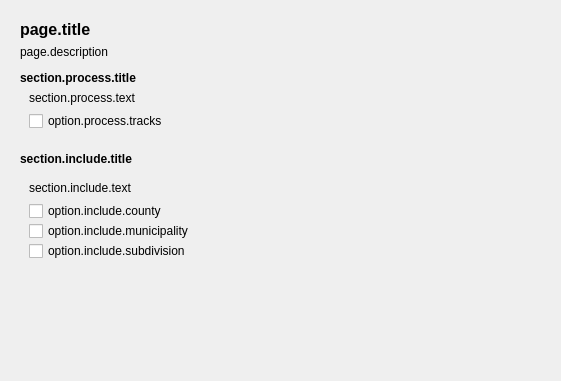
<?xml version="1.0" encoding="UTF-8"?>
<ui version="4.0">
 <class>AdditionalArtistsDetailsOptionsPage</class>
 <widget class="QWidget" name="AdditionalArtistsDetailsOptionsPage">
  <property name="geometry">
   <rect>
    <x>0</x>
    <y>0</y>
    <width>561</width>
    <height>381</height>
   </rect>
  </property>
  <property name="minimumSize">
   <size>
    <width>100</width>
    <height>0</height>
   </size>
  </property>
  <property name="windowTitle">
   <string>Additional Artists Details Options</string>
  </property>
  <layout class="QVBoxLayout" name="verticalLayout">
   <item>
    <widget class="QScrollArea" name="scrollArea">
     <property name="frameShape">
      <enum>QFrame::NoFrame</enum>
     </property>
     <property name="widgetResizable">
      <bool>true</bool>
     </property>
     <widget class="QWidget" name="scrollAreaWidgetContents">
      <property name="geometry">
       <rect>
        <x>0</x>
        <y>0</y>
        <width>543</width>
        <height>363</height>
       </rect>
      </property>
      <layout class="QVBoxLayout" name="verticalLayout_2">
       <item>
        <widget class="QLabel" name="page_title">
         <property name="font">
          <font>
           <pointsize>12</pointsize>
           <weight>75</weight>
           <bold>true</bold>
          </font>
         </property>
         <property name="text">
          <string>page.title</string>
         </property>
        </widget>
       </item>
       <item>
        <widget class="QLabel" name="format_description">
         <property name="sizePolicy">
          <sizepolicy hsizetype="Preferred" vsizetype="Minimum">
           <horstretch>0</horstretch>
           <verstretch>0</verstretch>
          </sizepolicy>
         </property>
         <property name="text">
          <string>page.description</string>
         </property>
         <property name="textFormat">
          <enum>Qt::MarkdownText</enum>
         </property>
         <property name="wordWrap">
          <bool>true</bool>
         </property>
        </widget>
       </item>
       <item>
        <spacer name="verticalSpacer_2">
         <property name="orientation">
          <enum>Qt::Vertical</enum>
         </property>
         <property name="sizeType">
          <enum>QSizePolicy::Fixed</enum>
         </property>
         <property name="sizeHint" stdset="0">
          <size>
           <width>20</width>
           <height>6</height>
          </size>
         </property>
        </spacer>
       </item>
       <item>
        <widget class="QLabel" name="process_section_title">
         <property name="font">
          <font>
           <weight>75</weight>
           <bold>true</bold>
          </font>
         </property>
         <property name="text">
          <string>section.process.title</string>
         </property>
        </widget>
       </item>
       <item>
        <widget class="QFrame" name="process_section_frame">
         <layout class="QVBoxLayout" name="verticalLayout_4">
          <property name="topMargin">
           <number>0</number>
          </property>
          <item>
           <widget class="QLabel" name="process_section_text">
            <property name="text">
             <string>section.process.text</string>
            </property>
            <property name="textFormat">
             <enum>Qt::MarkdownText</enum>
            </property>
            <property name="wordWrap">
             <bool>true</bool>
            </property>
           </widget>
          </item>
          <item>
           <widget class="QCheckBox" name="cb_process_tracks">
            <property name="text">
             <string>option.process.tracks</string>
            </property>
           </widget>
          </item>
         </layout>
        </widget>
       </item>
       <item>
        <spacer name="verticalSpacer_3">
         <property name="orientation">
          <enum>Qt::Vertical</enum>
         </property>
         <property name="sizeType">
          <enum>QSizePolicy::Fixed</enum>
         </property>
         <property name="sizeHint" stdset="0">
          <size>
           <width>20</width>
           <height>6</height>
          </size>
         </property>
        </spacer>
       </item>
       <item>
        <widget class="QLabel" name="include_section_title">
         <property name="font">
          <font>
           <weight>75</weight>
           <bold>true</bold>
          </font>
         </property>
         <property name="text">
          <string>section.include.title</string>
         </property>
        </widget>
       </item>
       <item>
        <widget class="QFrame" name="include_section_frame">
         <layout class="QVBoxLayout" name="verticalLayout_5">
          <item>
           <widget class="QLabel" name="include_section_text">
            <property name="text">
             <string>section.include.text</string>
            </property>
            <property name="textFormat">
             <enum>Qt::MarkdownText</enum>
            </property>
            <property name="wordWrap">
             <bool>true</bool>
            </property>
           </widget>
          </item>
          <item>
           <layout class="QVBoxLayout" name="verticalLayout_6">
            <property name="spacing">
             <number>0</number>
            </property>
            <property name="topMargin">
             <number>0</number>
            </property>
            <item>
             <widget class="QCheckBox" name="cb_area_county">
              <property name="text">
               <string>option.include.county</string>
              </property>
             </widget>
            </item>
            <item>
             <widget class="QCheckBox" name="cb_area_municipality">
              <property name="text">
               <string>option.include.municipality</string>
              </property>
             </widget>
            </item>
            <item>
             <widget class="QCheckBox" name="cb_area_subdivision">
              <property name="text">
               <string>option.include.subdivision</string>
              </property>
             </widget>
            </item>
           </layout>
          </item>
         </layout>
        </widget>
       </item>
       <item>
        <spacer name="verticalSpacer">
         <property name="orientation">
          <enum>Qt::Vertical</enum>
         </property>
         <property name="sizeHint" stdset="0">
          <size>
           <width>20</width>
           <height>1</height>
          </size>
         </property>
        </spacer>
       </item>
      </layout>
     </widget>
    </widget>
   </item>
  </layout>
 </widget>
 <resources/>
 <connections/>
</ui>
